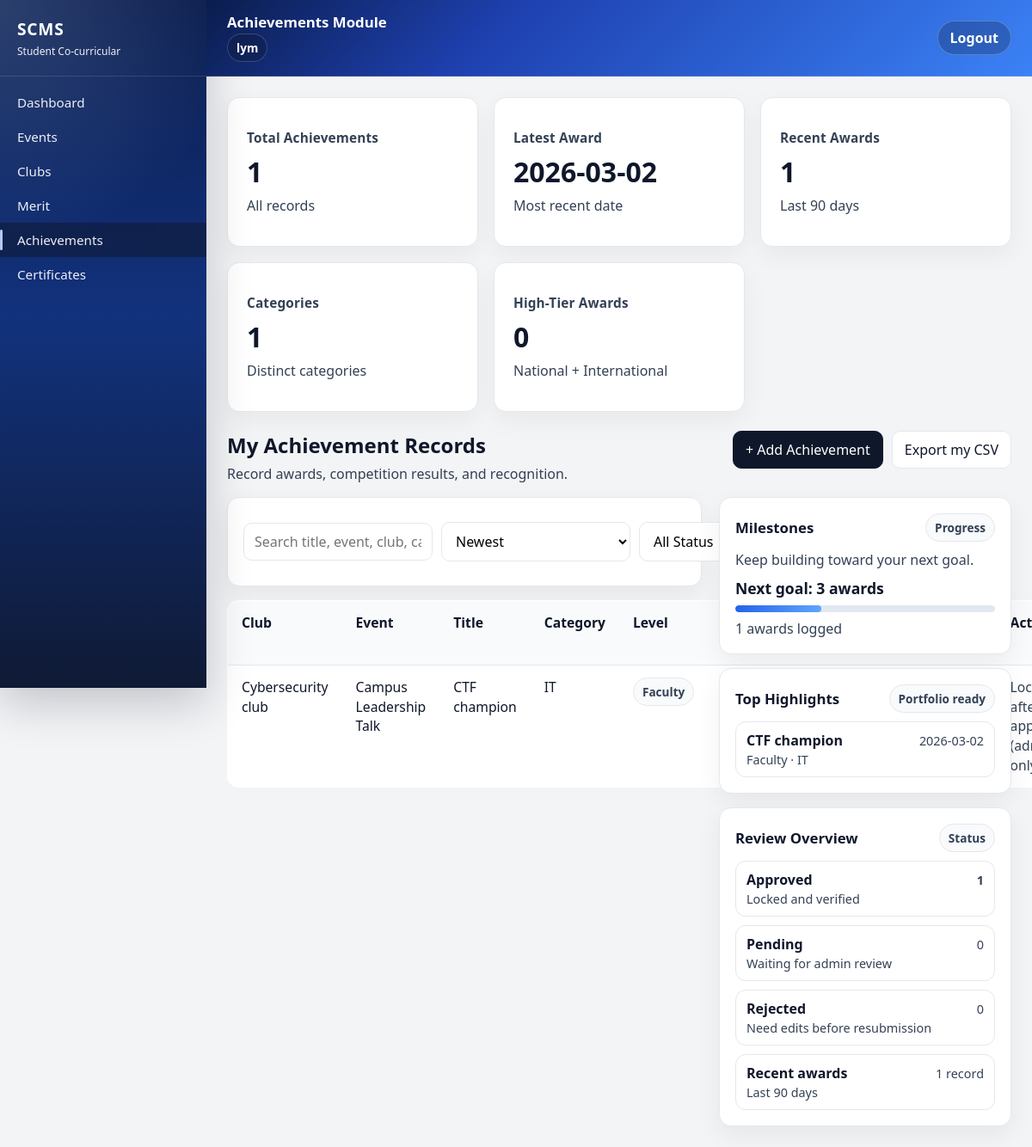
The page /public/index.php?url=achievement/index (signed in) on the database its author committed.
### tables this page shows
CREATE TABLE `achievements` (
  `achievementID` int(11) NOT NULL,
  `userID` int(11) NOT NULL,
  `eventID` int(11) DEFAULT NULL,
  `title` varchar(150) NOT NULL,
  `category` varchar(100) DEFAULT NULL,
  `achievementLevel` varchar(30) DEFAULT 'Faculty',
  `dateReceived` date DEFAULT NULL,
  `description` text DEFAULT NULL,
  `status` enum('pending','approved','rejected') NOT NULL DEFAULT 'pending',
  `submitted_at` timestamp NOT NULL DEFAULT current_timestamp(),
  `reviewed_at` timestamp NULL DEFAULT NULL,
  `reviewed_by` int(11) DEFAULT NULL,
  `review_note` text DEFAULT NULL,
  `evidence_path` varchar(255) DEFAULT NULL
);

CREATE TABLE `club_catalog` (
  `clubCatalogID` int(11) NOT NULL,
  `clubName` varchar(150) NOT NULL,
  `description` text DEFAULT NULL,
  `is_active` tinyint(1) NOT NULL DEFAULT 1,
  `created_by` int(11) DEFAULT NULL,
  `created_at` timestamp NOT NULL DEFAULT current_timestamp()
);

CREATE TABLE `events` (
  `eventID` int(11) NOT NULL,
  `userID` int(11) NOT NULL,
  `clubCatalogID` int(11) DEFAULT NULL,
  `eventTitle` varchar(150) NOT NULL,
  `eventType` varchar(50) DEFAULT NULL,
  `eventDate` date NOT NULL,
  `eventHours` decimal(6,2) NOT NULL DEFAULT 1.00,
  `location` varchar(150) DEFAULT NULL,
  `description` text DEFAULT NULL,
  `reflection` text DEFAULT NULL,
  `created_at` timestamp NOT NULL DEFAULT current_timestamp(),
  `status` enum('pending','approved','rejected') NOT NULL DEFAULT 'pending',
  `submitted_at` timestamp NOT NULL DEFAULT current_timestamp(),
  `reviewed_at` timestamp NULL DEFAULT NULL,
  `reviewed_by` int(11) DEFAULT NULL,
  `review_note` text DEFAULT NULL,
  `evidence_path` varchar(255) DEFAULT NULL
);

### app/views/achievement/index.php (the view, shortened to what the rows shown need)
<?php require "../app/views/layout/header.php"; ?>
<?php require "../app/views/layout/sidebar.php"; ?>
<div class="main module-page">
    <div class="topbar">
        <div class="topbar-left">
            <div class="topbar-title">Achievements Module</div>
            <div class="topbar-user-inline">
                <?= htmlspecialchars($_SESSION['user_name'] ?? '', ENT_QUOTES, 'UTF-8'); ?>
            </div>
        </div>
        <div class="topbar-actions">
            <form method="POST" action="index.php?url=auth/logout">
                <button type="submit" class="topbar-logout">Logout</button>
            </form>
        </div>
    </div>
    <div class="content">
        <div class="content-inner">
    <?php
        $totalRecords = is_array($achievements) ? count($achievements) : 0;
        $latestDate = null;
        $categories = [];
        $recentCount = 0;
        $approvedCount = 0;
        $pendingCount = 0;
        $rejectedCount = 0;
        $levelCounts = [
            'Faculty' => 0,
            'University' => 0,
            'National' => 0,
            'International' => 0,
        ];
        $highlightCandidates = [];
        $threshold = date('Y-m-d', strtotime('-90 days'));
        if (is_array($achievements)) {
            foreach ($achievements as $row) {
                $dateReceived = trim((string) ($row['dateReceived'] ?? ''));
                $dateReceived = ($dateReceived === '' || $dateReceived === '0000-00-00') ? '' : $dateReceived;
                if ($dateReceived !== '') {
                    if ($latestDate === null || strcmp((string) $dateReceived, (string) $latestDate) > 0) {
                        $latestDate = (string) $dateReceived;
                    }
                    if ((string) $dateReceived >= $threshold) {
                        $recentCount++;
                    }
                }
                $category = trim((string) ($row['category'] ?? ''));
                if ($category !== '') {
                    $categories[$category] = true;
                }
                $level = trim((string) ($row['achievementLevel'] ?? 'Faculty'));
                $levelCounts[$level]++;
                $levelWeight = [
                    'International' => 4,
                    'National' => 3,
                    'University' => 2,
                    'Faculty' => 1,
                ];
                $highlightCandidates[] = [
                    'title' => (string) ($row['title'] ?? 'Untitled'),
                    'level' => $level,
                    'category' => (string) ($row['category'] ?? ''),
                    'dateReceived' => (string) ($row['dateReceived'] ?? ''),
                    'status' => (string) ($row['status'] ?? 'pending'),
                    'weight' => $levelWeight[$level] ?? 1,
                ];
                $statusValue = (string) ($row['status'] ?? 'pending');
                if ($statusValue === 'approved') {
                    $approvedCount++;
                } elseif ($statusValue === 'rejected') {
                    $rejectedCount++;
                } else {
                    $pendingCount++;
                }
            }
        }
        $categoryCount = count($categories);
        $highTierCount = (int) (($levelCounts['National'] ?? 0) + ($levelCounts['International'] ?? 0));
        usort($highlightCandidates, function ($a, $b) {
            $statusOrder = ['approved' => 3, 'pending' => 2, 'rejected' => 1];
            $aStatus = $statusOrder[$a['status']] ?? 0;
            $bStatus = $statusOrder[$b['status']] ?? 0;
            if ($aStatus !== $bStatus) {
                return $bStatus <=> $aStatus;
            }
            if (($a['weight'] ?? 0) !== ($b['weight'] ?? 0)) {
                return ($b['weight'] ?? 0) <=> ($a['weight'] ?? 0);
            }
            return strcmp((string) ($b['dateReceived'] ?? ''), (string) ($a['dateReceived'] ?? ''));
        });
        $topHighlights = array_slice($highlightCandidates, 0, 3);
        $milestones = [3, 5, 10, 20];
        $nextMilestone = null;
        foreach ($milestones as $goal) {
            if ($totalRecords < $goal) {
                $nextMilestone = $goal;
                break;
            }
        }
        $milestoneLabel = $nextMilestone ? $nextMilestone . " awards" : "Goal complete";
        $milestoneProgress = $nextMilestone ? min(100, (int) round(($totalRecords / $nextMilestone) * 100)) : 100;
    ?>
    <div class="kpi-grid">
        <div class="kpi-card">
            <div class="kpi-label">Total Achievements</div>
            <div class="kpi-value"><?= (int) $totalRecords ?></div>
            <div class="kpi-sub">All records</div>
        </div>
        <div class="kpi-card">
            <div class="kpi-label">Latest Award</div>
            <div class="kpi-value"><?= htmlspecialchars($latestDate ?? '-', ENT_QUOTES, 'UTF-8') ?></div>
            <div class="kpi-sub">Most recent date</div>
        </div>
        <div class="kpi-card">
            <div class="kpi-label">Recent Awards</div>
            <div class="kpi-value"><?= (int) $recentCount ?></div>
            <div class="kpi-sub">Last 90 days</div>
        </div>
        <div class="kpi-card">
            <div class="kpi-label">Categories</div>
            <div class="kpi-value"><?= (int) $categoryCount ?></div>
            <div class="kpi-sub">Distinct categories</div>
        </div>
        <div class="kpi-card">
            <div class="kpi-label">High-Tier Awards</div>
            <div class="kpi-value"><?= (int) $highTierCount ?></div>
            <div class="kpi-sub">National + International</div>
        </div>
    </div>
    <div class="page-header">
        <div>
            <h2 style="margin:0;">My Achievement Records</h2>
            <div class="muted" style="margin-top:6px;">Record awards, competition results, and recognition.</div>
        </div>
        <div class="page-actions">
            <a href="index.php?url=achievement/create" class="btn">+ Add Achievement</a>
            <a href="index.php?url=achievement/exportSelf" class="btn btn-secondary no-print">Export my CSV</a>
        </div>
    </div>
    <div class="split-layout">
        <div>
            <div class="card" style="margin-bottom:16px;">
                <form method="GET" class="filter-bar">
                    <input
                        type="text"
                        name="search"
                        class="input"
                        placeholder="Search title, event, club, category, level, or description..."
                        value="<?= isset($_GET['search']) ? htmlspecialchars($_GET['search'], ENT_QUOTES, 'UTF-8') : '' ?>">
                    <?php $currentSort = $_GET['sort'] ?? 'achievementID'; ?>
                    <select name="sort" class="input">
                        <option value="achievementID" <?= $currentSort === 'achievementID' ? 'selected' : '' ?>>Newest</option>
                    </select>
                    <?php $currentStatus = $_GET['status'] ?? ''; ?>
                    <select name="status" class="input">
                        <option value="" <?= $currentStatus === '' ? 'selected' : '' ?>>All Status</option>
                    </select>
                    <button class="btn" type="submit">Search / Filter</button>
                    <a class="btn btn-secondary" href="index.php?url=achievement/index">Reset</a>
                </form>
            </div>
            <table class="co-records-table">
                <tr>
                    <th>Club</th>
                    <th>Event</th>
                    <th>Title</th>
                    <th>Category</th>
                    <th>Level</th>
                    <th>Date Received</th>
                    <th>Description</th>
                    <th>Status</th>
                    <th>Actions</th>
                </tr>
                <?php foreach ($achievements as $a): ?>
                <?php
                    $dateReceivedDisplay = trim((string) ($a['dateReceived'] ?? ''));
                    $dateReceivedDisplay = ($dateReceivedDisplay === '' || $dateReceivedDisplay === '0000-00-00') ? '' : $dateReceivedDisplay;
                    $status = (string) ($a['status'] ?? 'approved');
                    $isLocked = $status === 'approved';
                ?>
                <tr>
                    <td><?= htmlspecialchars((string) ($a['clubName'] ?? '-'), ENT_QUOTES, 'UTF-8') ?></td>
                    <td><?= htmlspecialchars((string) ($a['eventTitle'] ?? '-'), ENT_QUOTES, 'UTF-8') ?></td>
                    <td><?= htmlspecialchars($a['title'] ?? '', ENT_QUOTES, 'UTF-8') ?></td>
                    <td><?= htmlspecialchars($a['category'] ?? '-', ENT_QUOTES, 'UTF-8') ?></td>
                    <td><span class="chip"><?= htmlspecialchars(($a['achievementLevel'] ?? 'Faculty') ?: 'Faculty', ENT_QUOTES, 'UTF-8') ?></span></td>
                    <td><?= htmlspecialchars($dateReceivedDisplay !== '' ? $dateReceivedDisplay : '-', ENT_QUOTES, 'UTF-8') ?></td>
                    <td><?= htmlspecialchars($a['description'] ?? '-', ENT_QUOTES, 'UTF-8') ?></td>
                    <td>
                        <span class="status-badge <?= htmlspecialchars($status, ENT_QUOTES, 'UTF-8') ?>"><?= htmlspecialchars(ucfirst($status), ENT_QUOTES, 'UTF-8') ?></span>
                    </td>
                    <td>
                        <?php if ($isLocked): ?>
                            <span class="muted">Locked after approval (admin only)</span>
                        <?php endif; ?>
                    </td>
                </tr>
                <?php endforeach; ?>
            </table>
        </div>
        <div class="side-stack">
            <div class="card">
                <div class="card-header">
                    <h3 class="card-title">Milestones</h3>
                    <span class="chip">Progress</span>
                </div>
                <div class="muted" style="margin-bottom:10px;">Keep building toward your next goal.</div>
                <div class="milestone-value">Next goal: <?= htmlspecialchars($milestoneLabel, ENT_QUOTES, 'UTF-8') ?></div>
                <div class="bar-track">
                    <div class="bar-fill" style="width: <?= (int) $milestoneProgress ?>%;"></div>
                </div>
                <div class="muted" style="margin-top:8px;"><?= (int) $totalRecords ?> awards logged</div>
            </div>
            <div class="card">
                <div class="card-header">
                    <h3 class="card-title">Top Highlights</h3>
                    <span class="chip">Portfolio ready</span>
                </div>
                <?php if (empty($topHighlights)): ?>
                    <div class="muted">No highlights yet.</div>
                <?php else: ?>
                    <ul class="list">
                        <?php foreach ($topHighlights as $highlight): ?>
                            <li class="list-item">
                                <div>
                                    <div class="list-item-title"><?= htmlspecialchars($highlight['title'] ?? 'Untitled', ENT_QUOTES, 'UTF-8') ?></div>
                                    <div class="list-item-sub">
                                        <?= htmlspecialchars(($highlight['level'] ?? 'Faculty') . (($highlight['category'] ?? '') !== '' ? ' · ' . $highlight['category'] : ''), ENT_QUOTES, 'UTF-8') ?>
                                    </div>
                                </div>
                                <div class="list-item-right"><?= htmlspecialchars(($highlight['dateReceived'] ?? '') !== '' ? $highlight['dateReceived'] : '-', ENT_QUOTES, 'UTF-8') ?></div>
                            </li>
                        <?php endforeach; ?>
                    </ul>
                <?php endif; ?>
            </div>
            <div class="card">
                <div class="card-header">
                    <h3 class="card-title">Review Overview</h3>
                    <span class="chip">Status</span>
                </div>
                <ul class="list">
                    <li class="list-item">
                        <div>
                            <div class="list-item-title">Approved</div>
                            <div class="list-item-sub">Locked and verified</div>
                        </div>
                        <div class="list-item-right">
                            <strong><?= (int) $approvedCount ?></strong>
                        </div>
                    </li>
                    <li class="list-item">
                        <div>
                            <div class="list-item-title">Pending</div>
                            <div class="list-item-sub">Waiting for admin review</div>
                        </div>
                        <div class="list-item-right">
                            <?= (int) $pendingCount ?>
                        </div>
                    </li>
                    <li class="list-item">
                        <div>
                            <div class="list-item-title">Rejected</div>
                            <div class="list-item-sub">Need edits before resubmission</div>
                        </div>
                        <div class="list-item-right">
                            <?= (int) $rejectedCount ?>
                        </div>
                    </li>
                    <li class="list-item">
                        <div>
                            <div class="list-item-title">Recent awards</div>
                            <div class="list-item-sub">Last 90 days</div>
                        </div>
                        <div class="list-item-right">
                            <?= (int) $recentCount ?> record<?= $recentCount === 1 ? '' : 's' ?>
                        </div>
                    </li>
                </ul>
            </div>
        </div>
    </div>
        </div>
    </div>
</div>
<?php require "../app/views/layout/footer.php"; ?>

### rows shown on the page
achievements: dateReceived "2026-03-02", club_catalog.clubName "Cybersecurity club", eventID.eventTitle "Campus Leadership Talk", title "CTF champion", category "IT", achievementLevel "Faculty", status "Locked after approval (admin only)", achievementLevel+category "Faculty · IT"

### other values the page prints
$_SESSION['user_name'] "lym"
$totalRecords "1"
$recentCount "1"
$categoryCount "1"
$highTierCount "0"
$milestoneLabel "3 awards"
$approvedCount "1"
$pendingCount "0"
$rejectedCount "0"
